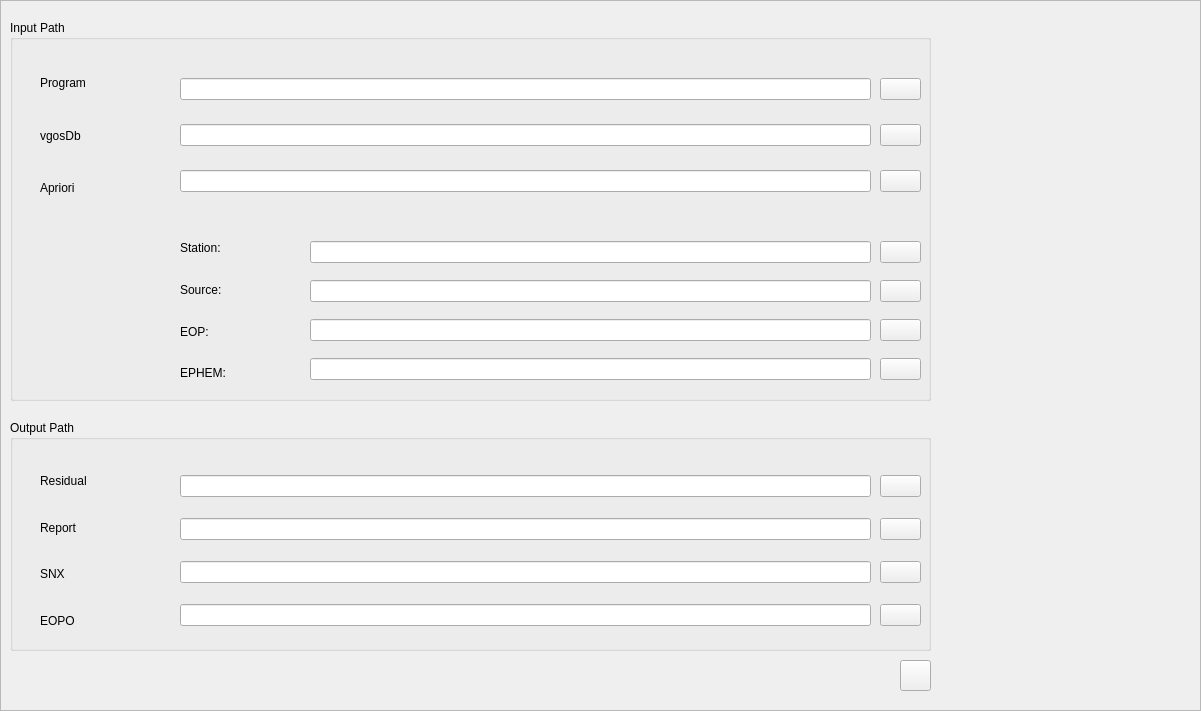
   <widget class="QFrame" name="frame_file_preference">
    <property name="geometry">
     <rect>
      <x>-1</x>
      <y>-1</y>
      <width>1201</width>
      <height>711</height>
     </rect>
    </property>
    <property name="frameShape">
     <enum>QFrame::StyledPanel</enum>
    </property>
    <property name="frameShadow">
     <enum>QFrame::Raised</enum>
    </property>
    <widget class="QPushButton" name="pushButton_file_save">
     <property name="geometry">
      <rect>
       <x>900</x>
       <y>660</y>
       <width>31</width>
       <height>31</height>
      </rect>
     </property>
     <property name="styleSheet">
      <string notr="true"/>
     </property>
     <property name="text">
      <string/>
     </property>
     <property name="icon">
      <iconset resource="mysource.qrc">
       <normaloff>:/icons/icons/save.png</normaloff>:/icons/icons/save.png</iconset>
     </property>
     <property name="iconSize">
      <size>
       <width>24</width>
       <height>24</height>
      </size>
     </property>
    </widget>
    <widget class="QGroupBox" name="groupBox_3">
     <property name="geometry">
      <rect>
       <x>10</x>
       <y>20</y>
       <width>921</width>
       <height>381</height>
      </rect>
     </property>
     <property name="title">
      <string>Input Path</string>
     </property>
     <widget class="QWidget" name="layoutWidget_3">
      <property name="geometry">
       <rect>
        <x>30</x>
        <y>40</y>
        <width>101</width>
        <height>151</height>
       </rect>
      </property>
      <layout class="QVBoxLayout" name="verticalLayout_10">
       <item>
        <widget class="QLabel" name="label_17">
         <property name="text">
          <string>Program</string>
         </property>
        </widget>
       </item>
       <item>
        <widget class="QLabel" name="label_18">
         <property name="text">
          <string>vgosDb</string>
         </property>
        </widget>
       </item>
       <item>
        <widget class="QLabel" name="label_19">
         <property name="text">
          <string>Apriori</string>
         </property>
        </widget>
       </item>
      </layout>
     </widget>
     <widget class="QWidget" name="layoutWidget_4">
      <property name="geometry">
       <rect>
        <x>170</x>
        <y>40</y>
        <width>691</width>
        <height>151</height>
       </rect>
      </property>
      <layout class="QVBoxLayout" name="verticalLayout_9">
       <item>
        <widget class="QLineEdit" name="lineEdit_path_Program"/>
       </item>
       <item>
        <widget class="QLineEdit" name="lineEdit_path_vgosDb"/>
       </item>
       <item>
        <widget class="QLineEdit" name="lineEdit_path_Apriori"/>
       </item>
      </layout>
     </widget>
     <widget class="QWidget" name="layoutWidget6">
      <property name="geometry">
       <rect>
        <x>170</x>
        <y>210</y>
        <width>121</width>
        <height>161</height>
       </rect>
      </property>
      <layout class="QVBoxLayout" name="verticalLayout_16">
       <item>
        <widget class="QLabel" name="label_39">
         <property name="text">
          <string>Station:</string>
         </property>
        </widget>
       </item>
       <item>
        <widget class="QLabel" name="label_40">
         <property name="text">
          <string>Source:</string>
         </property>
        </widget>
       </item>
       <item>
        <widget class="QLabel" name="label_41">
         <property name="text">
          <string>EOP:</string>
         </property>
        </widget>
       </item>
       <item>
        <widget class="QLabel" name="label_42">
         <property name="text">
          <string>EPHEM:</string>
         </property>
        </widget>
       </item>
      </layout>
     </widget>
     <widget class="QWidget" name="layoutWidget7">
      <property name="geometry">
       <rect>
        <x>300</x>
        <y>210</y>
        <width>561</width>
        <height>161</height>
       </rect>
      </property>
      <layout class="QVBoxLayout" name="verticalLayout_7">
       <item>
        <widget class="QLineEdit" name="lineEdit_param_Station">
         <property name="toolTip">
          <string>&lt;html&gt;&lt;head/&gt;&lt;body&gt;&lt;p&gt;Contain the sit position and velocity&lt;/p&gt;&lt;/body&gt;&lt;/html&gt;</string>
         </property>
         <property name="statusTip">
          <string/>
         </property>
         <property name="text">
          <string/>
         </property>
        </widget>
       </item>
       <item>
        <widget class="QLineEdit" name="lineEdit_param_Source">
         <property name="text">
          <string/>
         </property>
        </widget>
       </item>
       <item>
        <widget class="QLineEdit" name="lineEdit_param_EOP">
         <property name="toolTip">
          <string>&lt;html&gt;&lt;head/&gt;&lt;body&gt;&lt;p&gt;Can be C04 or USNO finals&lt;/p&gt;&lt;/body&gt;&lt;/html&gt;</string>
         </property>
         <property name="text">
          <string/>
         </property>
        </widget>
       </item>
       <item>
        <widget class="QLineEdit" name="lineEdit_param_EPHEM">
         <property name="text">
          <string/>
         </property>
        </widget>
       </item>
      </layout>
     </widget>
     <widget class="QWidget" name="layoutWidget_5">
      <property name="geometry">
       <rect>
        <x>870</x>
        <y>40</y>
        <width>41</width>
        <height>151</height>
       </rect>
      </property>
      <layout class="QVBoxLayout" name="verticalLayout_12">
       <item>
        <widget class="QPushButton" name="pushButton_browse_program">
         <property name="text">
          <string/>
         </property>
         <property name="icon">
          <iconset resource="mysource.qrc">
           <normaloff>:/icons/icons/browse.png</normaloff>:/icons/icons/browse.png</iconset>
         </property>
         <property name="iconSize">
          <size>
           <width>20</width>
           <height>20</height>
          </size>
         </property>
        </widget>
       </item>
       <item>
        <widget class="QPushButton" name="pushButton_browse_vgosdb">
         <property name="text">
          <string/>
         </property>
         <property name="icon">
          <iconset resource="mysource.qrc">
           <normaloff>:/icons/icons/browse.png</normaloff>:/icons/icons/browse.png</iconset>
         </property>
         <property name="iconSize">
          <size>
           <width>20</width>
           <height>20</height>
          </size>
         </property>
        </widget>
       </item>
       <item>
        <widget class="QPushButton" name="pushButton_browse_apriori">
         <property name="text">
          <string/>
         </property>
         <property name="icon">
          <iconset resource="mysource.qrc">
           <normaloff>:/icons/icons/browse.png</normaloff>:/icons/icons/browse.png</iconset>
         </property>
         <property name="iconSize">
          <size>
           <width>20</width>
           <height>20</height>
          </size>
         </property>
        </widget>
       </item>
      </layout>
     </widget>
     <widget class="QWidget" name="layoutWidget">
      <property name="geometry">
       <rect>
        <x>870</x>
        <y>210</y>
        <width>41</width>
        <height>161</height>
       </rect>
      </property>
      <layout class="QVBoxLayout" name="verticalLayout_5">
       <item>
        <widget class="QPushButton" name="pushButton_browse_station">
         <property name="text">
          <string/>
         </property>
         <property name="icon">
          <iconset resource="mysource.qrc">
           <normaloff>:/icons/icons/browse.png</normaloff>:/icons/icons/browse.png</iconset>
         </property>
         <property name="iconSize">
          <size>
           <width>20</width>
           <height>20</height>
          </size>
         </property>
        </widget>
       </item>
       <item>
        <widget class="QPushButton" name="pushButton_browse_source">
         <property name="text">
          <string/>
         </property>
         <property name="icon">
          <iconset resource="mysource.qrc">
           <normaloff>:/icons/icons/browse.png</normaloff>:/icons/icons/browse.png</iconset>
         </property>
         <property name="iconSize">
          <size>
           <width>20</width>
           <height>20</height>
          </size>
         </property>
        </widget>
       </item>
       <item>
        <widget class="QPushButton" name="pushButton_browse_eop">
         <property name="text">
          <string/>
         </property>
         <property name="icon">
          <iconset resource="mysource.qrc">
           <normaloff>:/icons/icons/browse.png</normaloff>:/icons/icons/browse.png</iconset>
         </property>
         <property name="iconSize">
          <size>
           <width>20</width>
           <height>20</height>
          </size>
         </property>
        </widget>
       </item>
       <item>
        <widget class="QPushButton" name="pushButton_browse_ephem">
         <property name="text">
          <string/>
         </property>
         <property name="icon">
          <iconset resource="mysource.qrc">
           <normaloff>:/icons/icons/browse.png</normaloff>:/icons/icons/browse.png</iconset>
         </property>
         <property name="iconSize">
          <size>
           <width>20</width>
           <height>20</height>
          </size>
         </property>
        </widget>
       </item>
      </layout>
     </widget>
    </widget>
    <widget class="QGroupBox" name="groupBox_4">
     <property name="geometry">
      <rect>
       <x>10</x>
       <y>420</y>
       <width>921</width>
       <height>231</height>
      </rect>
     </property>
     <property name="title">
      <string>Output Path</string>
     </property>
     <property name="checkable">
      <bool>false</bool>
     </property>
     <widget class="QWidget" name="layoutWidget8">
      <property name="geometry">
       <rect>
        <x>170</x>
        <y>40</y>
        <width>691</width>
        <height>181</height>
       </rect>
      </property>
      <layout class="QVBoxLayout" name="verticalLayout_11">
       <item>
        <widget class="QLineEdit" name="lineEdit_path_Residual"/>
       </item>
       <item>
        <widget class="QLineEdit" name="lineEdit_path_Report"/>
       </item>
       <item>
        <widget class="QLineEdit" name="lineEdit_path_SNX"/>
       </item>
       <item>
        <widget class="QLineEdit" name="lineEdit_path_EOPO"/>
       </item>
      </layout>
     </widget>
     <widget class="QWidget" name="layoutWidget9">
      <property name="geometry">
       <rect>
        <x>30</x>
        <y>40</y>
        <width>101</width>
        <height>181</height>
       </rect>
      </property>
      <layout class="QVBoxLayout" name="verticalLayout_8">
       <item>
        <widget class="QLabel" name="label_22">
         <property name="text">
          <string>Residual</string>
         </property>
        </widget>
       </item>
       <item>
        <widget class="QLabel" name="label_23">
         <property name="text">
          <string>Report</string>
         </property>
        </widget>
       </item>
       <item>
        <widget class="QLabel" name="label_24">
         <property name="text">
          <string>SNX</string>
         </property>
        </widget>
       </item>
       <item>
        <widget class="QLabel" name="label_25">
         <property name="text">
          <string>EOPO</string>
         </property>
        </widget>
       </item>
      </layout>
     </widget>
     <widget class="QWidget" name="layoutWidget_2">
      <property name="geometry">
       <rect>
        <x>870</x>
        <y>40</y>
        <width>41</width>
        <height>181</height>
       </rect>
      </property>
      <layout class="QVBoxLayout" name="verticalLayout_6">
       <item>
        <widget class="QPushButton" name="pushButton_browse_residual">
         <property name="text">
          <string/>
         </property>
         <property name="icon">
          <iconset resource="mysource.qrc">
           <normaloff>:/icons/icons/browse.png</normaloff>:/icons/icons/browse.png</iconset>
         </property>
         <property name="iconSize">
          <size>
           <width>20</width>
           <height>20</height>
          </size>
         </property>
        </widget>
       </item>
       <item>
        <widget class="QPushButton" name="pushButton_browse_report">
         <property name="text">
          <string/>
         </property>
         <property name="icon">
          <iconset resource="mysource.qrc">
           <normaloff>:/icons/icons/browse.png</normaloff>:/icons/icons/browse.png</iconset>
         </property>
         <property name="iconSize">
          <size>
           <width>20</width>
           <height>20</height>
          </size>
         </property>
        </widget>
       </item>
       <item>
        <widget class="QPushButton" name="pushButton_browse_snx">
         <property name="text">
          <string/>
         </property>
         <property name="icon">
          <iconset resource="mysource.qrc">
           <normaloff>:/icons/icons/browse.png</normaloff>:/icons/icons/browse.png</iconset>
         </property>
         <property name="iconSize">
          <size>
           <width>20</width>
           <height>20</height>
          </size>
         </property>
        </widget>
       </item>
       <item>
        <widget class="QPushButton" name="pushButton_browse_eopo">
         <property name="text">
          <string/>
         </property>
         <property name="icon">
          <iconset resource="mysource.qrc">
           <normaloff>:/icons/icons/browse.png</normaloff>:/icons/icons/browse.png</iconset>
         </property>
         <property name="iconSize">
          <size>
           <width>20</width>
           <height>20</height>
          </size>
         </property>
        </widget>
       </item>
      </layout>
     </widget>
    </widget>
   </widget>
